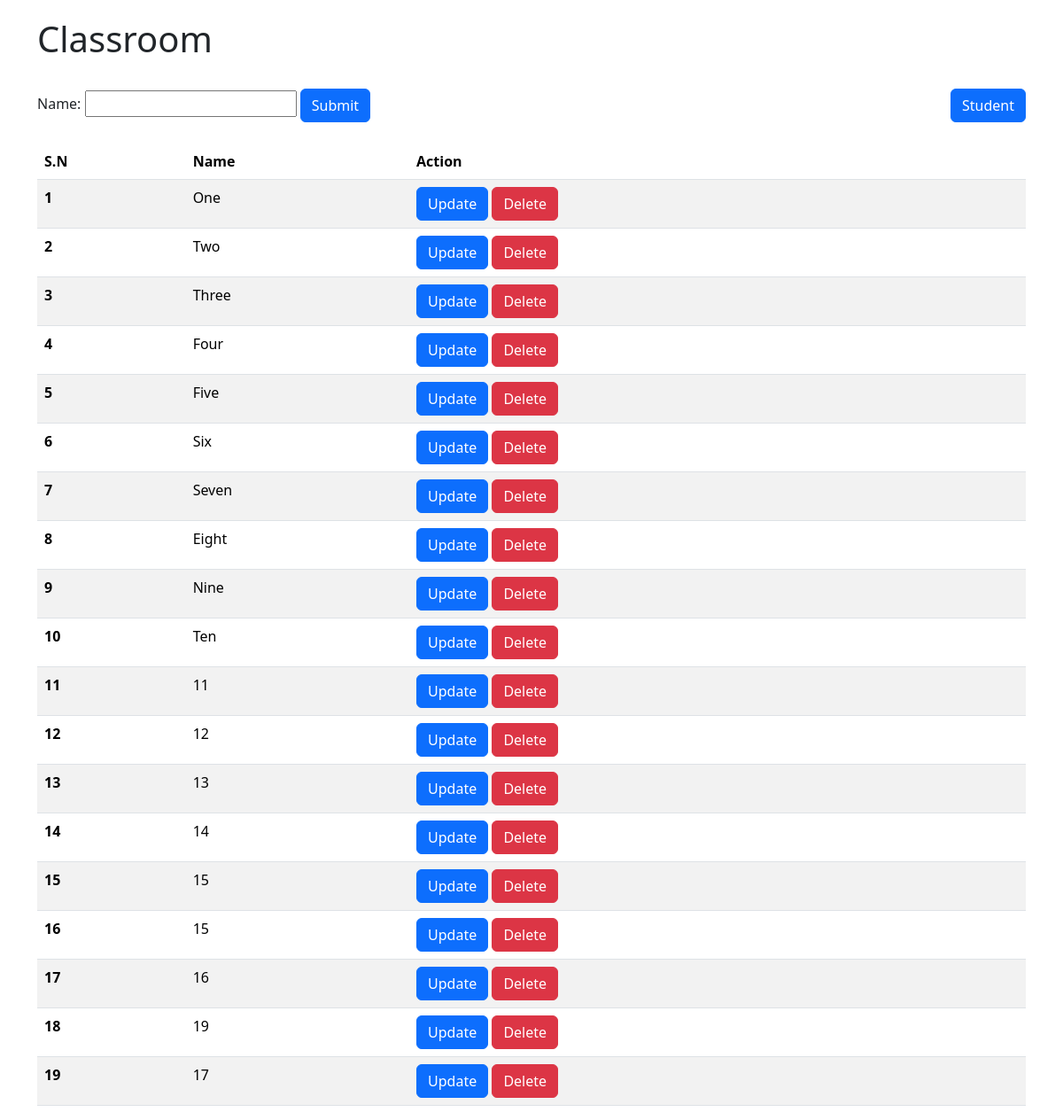
Page /classbased/classroom/ on the committed database.
### CRUD/models.py (models this page shows, shortened)
class ClassRoom(models.Model):
    name = models.CharField(max_length=20)

### classbased/views.py (the view)
# urls.py: path("classroom/", ClassRoomView.as_view(), name="classbased_classroom"),
class ClassRoomView(CreateView):
    queryset = ClassRoom.objects.all()
    template_name = "classbased/classroom.html"
    form_class = ClassRoomModelForm
    success_url = reverse_lazy('classbased_classroom')
    def get_context_data(self, **kwargs: Any):
        context = super().get_context_data(**kwargs)
        context['classrooms']=ClassRoom.objects.all()
        context["title"] = "Classroom"
        return context

### forms/form.py
class ClassRoomModelForm(forms.ModelForm):
    class Meta:
        model = ClassRoom
        fields = ["name", ]

### classbased/templates/classbased/classroom.html (shortened to what this page needs)
{% extends 'CRUD/base.html' %}
{% block content%}
    <h1>{{title}}</h1><br>
    <a style="float: right;" class="btn btn-primary" href="{% url 'classbased_student' %}">Student</a>
    <form method="post" action="{% url 'classbased_classroom' %}">
        {{form}}
        <button type="submit" class="btn btn-primary">Submit</button><br><br>
    </form>
    <table class="table table-striped table-hover">
        <thead>
          <tr>
            <th scope="col">S.N</th>
            <th scope="col">Name</th>
            <th scope="col">Action</th>
          </tr>
        </thead>
        <tbody>
            {% for classroom in classrooms %}
          <tr>
            <th scope="row">{{forloop.counter}}</th>
            <td>{{classroom.name}}</td>
            <td>
              <a class="btn btn-primary" href= "{% url 'classroom_update' classroom.id %}">Update</a>
              <a class="btn btn-danger" href = "{% url 'classroom_delete' classroom.id %}">Delete</a>
            </td>
            {% endfor %}
          </tr>
        </tbody>
      </table>
{% endblock%}

### rows in the picture
ClassRoom: name "One"
ClassRoom: name "Two"
ClassRoom: name "Three"
ClassRoom: name "Four"
ClassRoom: name "Five"
ClassRoom: name "Six"
ClassRoom: name "Seven"
ClassRoom: name "Eight"
ClassRoom: name "Nine"
ClassRoom: name "Ten"
ClassRoom: name "11"
ClassRoom: name "12"
ClassRoom: name "13"
ClassRoom: name "14"
ClassRoom: name "15"
ClassRoom: name "15"
ClassRoom: name "16"
ClassRoom: name "19"
ClassRoom: name "17"

### other values in the picture
{{ title }} "Classroom"
